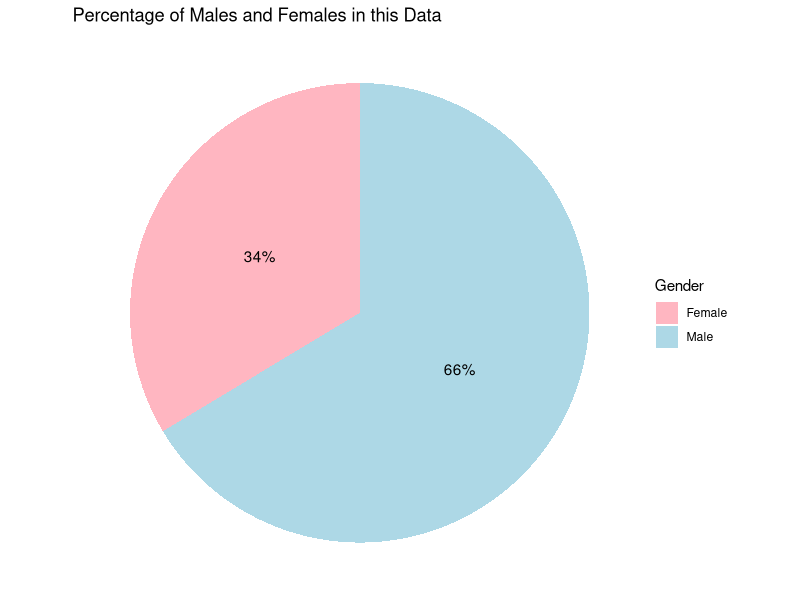
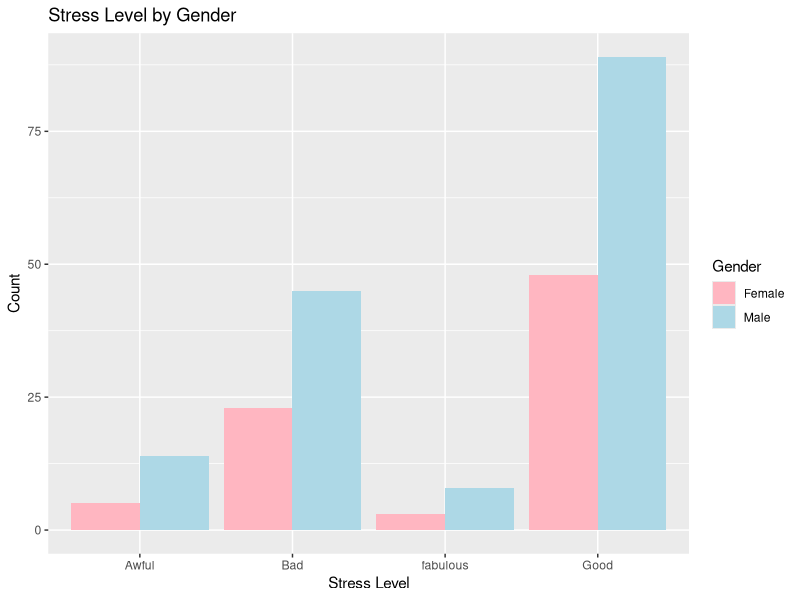
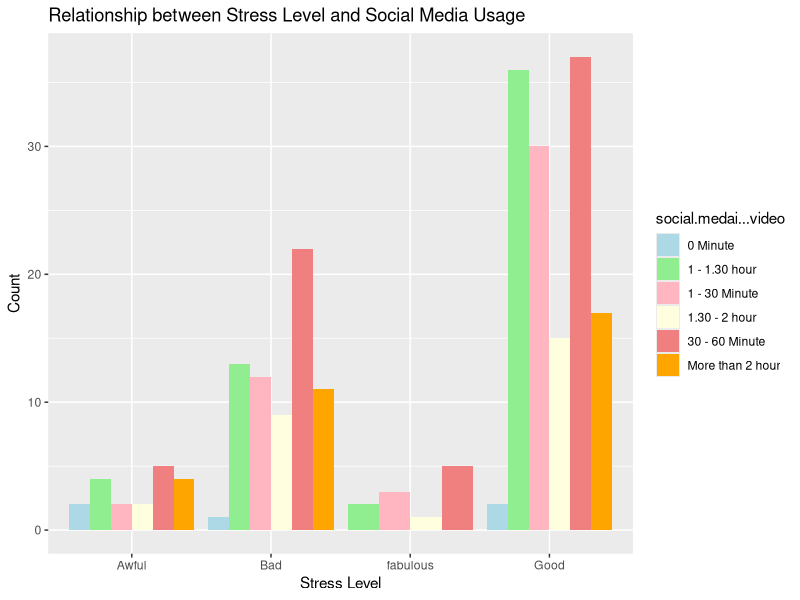
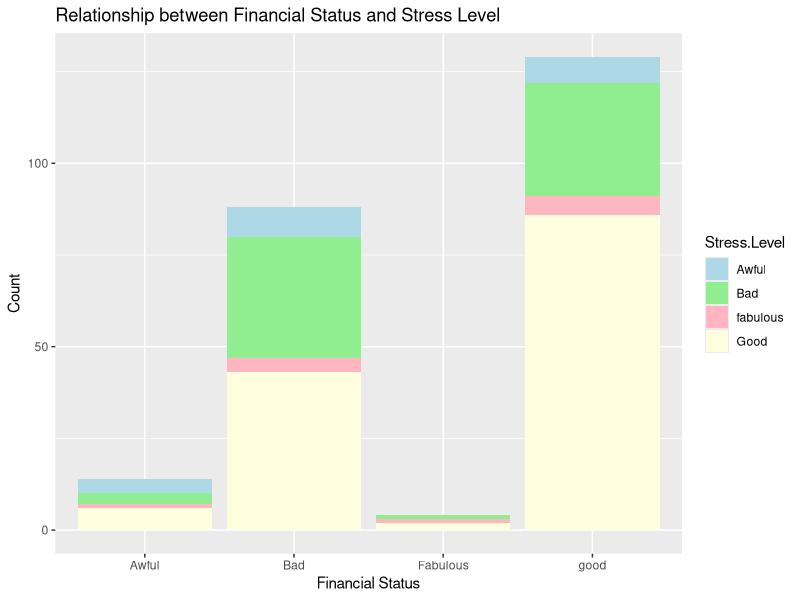
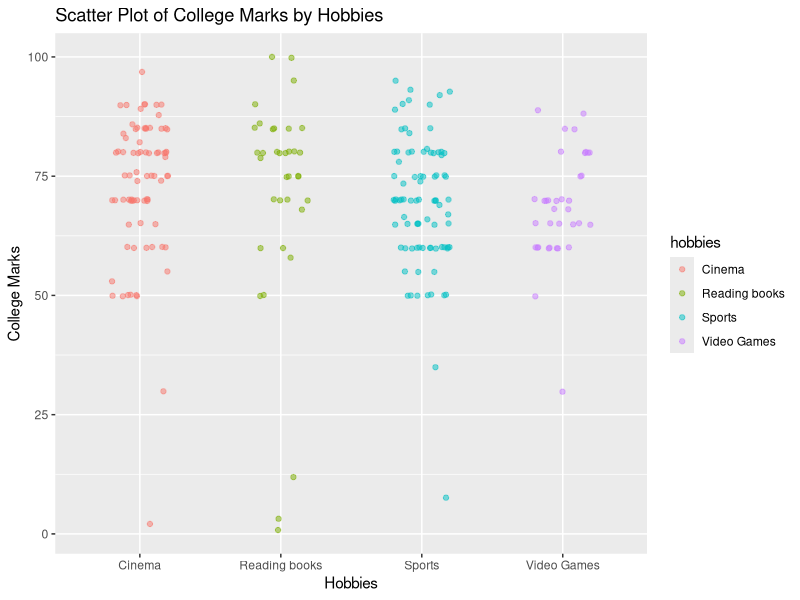
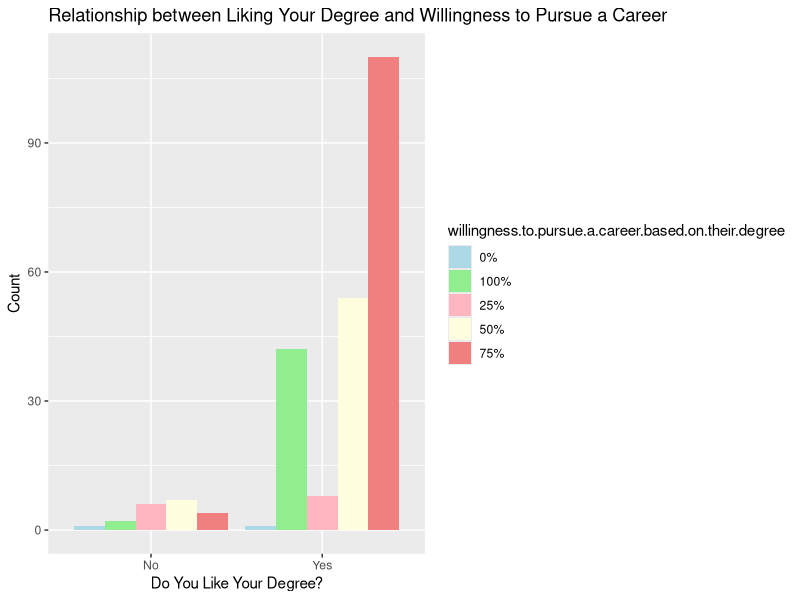
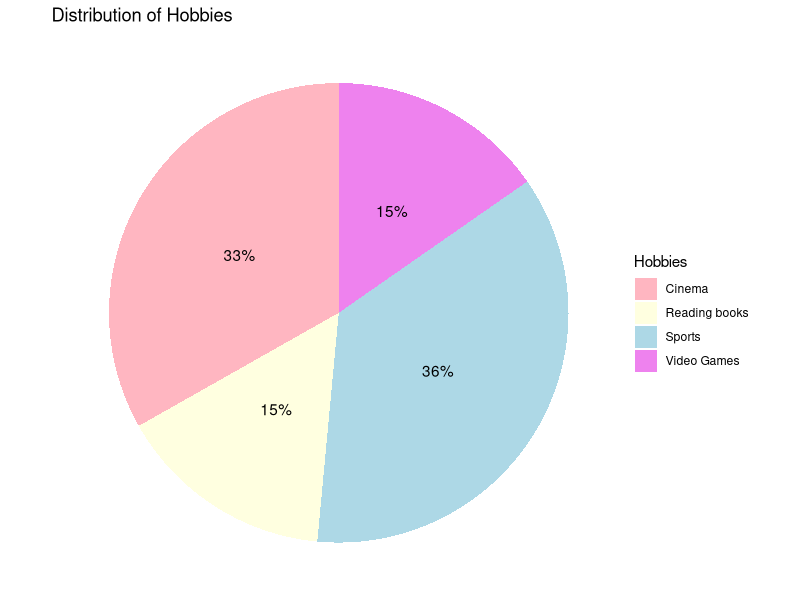
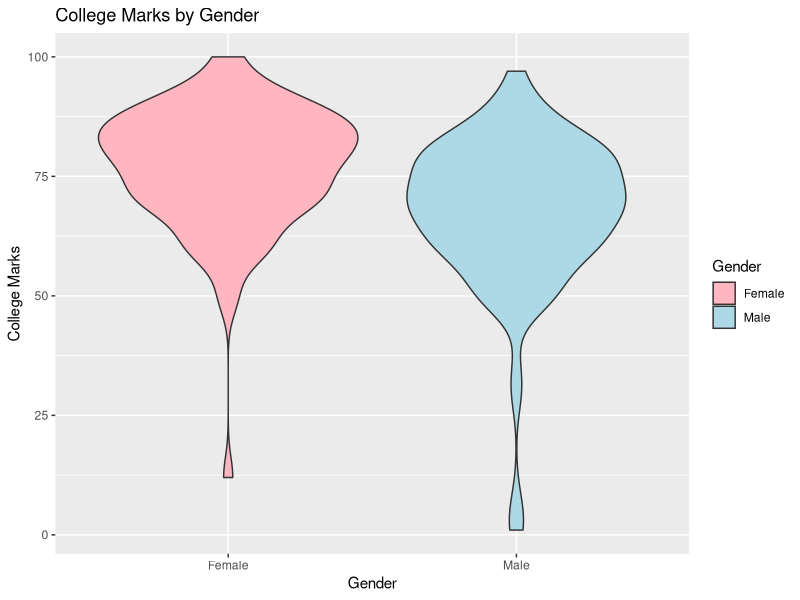

The R script that drew these images, in order:
## ---- chunk 1
knitr::opts_chunk$set(echo = FALSE)

## ---- chunk 2
library(tidyverse) #aids in cleaning and presenting data
library(dplyr) #data manipulation
library(ggplot2) #data visualization

## ---- chunk 3
data <- read.csv("Student_Behaviour.csv")
glimpse(data)
## ---- chunk 4
data %>% count(Gender)

percentage_data <- data %>% count(Gender) %>% mutate(percentage = round(n/sum(n)*100))

ggplot(percentage_data,aes(x= "", y = n, fill= Gender)) + geom_bar(stat="identity", width=1) + geom_text(aes(label = paste0(percentage, "%")), position = position_stack(vjust = 0.5)) + coord_polar("y", start=0)+
  theme_void() + labs(title = "Percentage of Males and Females in this Data",
       fill = "Gender",
       y = "Percentage") + scale_fill_manual(values = c("Male" = "lightblue", "Female" = "lightpink"))

## ---- chunk 5

data %>% mutate(Gender = as.factor(Gender)) %>% ggplot(mapping = aes(x = Stress.Level, fill= Gender))+ geom_bar(position = "dodge") + scale_fill_manual(values = c("Male" = "lightblue", "Female" = "lightpink"))+ labs(title = "Stress Level by Gender",
       x = "Stress Level",
       y = "Count")

## ---- chunk 6

ggplot(data, aes(x = Stress.Level, fill = social.medai...video)) + geom_bar(position = "dodge", stat = "count")+ labs(title ="Relationship between Stress Level and Social Media Usage",
       x = "Stress Level",
       y = "Count") +
  scale_fill_manual(values = c("lightblue", "lightgreen", "lightpink", "lightyellow", "lightcoral", "orange")) 
## ---- chunk 7

ggplot(data,aes(x = Financial.Status, fill = Stress.Level)) + geom_bar(stat = "count") + labs(title = "Relationship between Financial Status and Stress Level",
       x = "Financial Status",
       y = "Count") +
  scale_fill_manual(values = c("lightblue", "lightgreen", "lightpink", "lightyellow"))
## ---- chunk 8

ggplot(data, aes(x = hobbies, y = college.mark, color = hobbies)) + geom_jitter(position = position_jitter(width = 0.2, height = 0.2), alpha = 0.5) + labs(title = "Scatter Plot of College Marks by Hobbies",
       x = "Hobbies",
       y = "College Marks") 
## ---- chunk 9

ggplot(data, aes(x= Do.you.like.your.degree., fill= willingness.to.pursue.a.career.based.on.their.degree)) + geom_bar(position = "dodge", stat = "count") + labs(title = "Relationship between Liking Your Degree and Willingness to Pursue a Career",
       x = "Do You Like Your Degree?",
       y = "Count") +
  scale_fill_manual(values = c("0%" = "lightblue", "100%" = "lightgreen", "25%" = "lightpink", "50%" = "lightyellow", "75%" = "lightcoral"))

## ---- chunk 10
percentage_data <- data %>% count(hobbies) %>% mutate(percentage = round(n/sum(n)*100))

ggplot(percentage_data,aes(x= "", y = n, fill= hobbies)) + geom_bar(stat="identity", width=1) + geom_text(aes(label = paste0(percentage, "%")), position = position_stack(vjust = 0.5)) + coord_polar("y", start=0)+
  theme_void() + labs(title = "Distribution of Hobbies",
       fill = "Hobbies",
       y = "Percentage")+ scale_fill_manual(values = c("lightpink", "lightyellow", "lightblue", "violet"))

## ---- chunk 11
ggplot(data, aes(x = Gender, y = college.mark, fill = Gender)) + geom_violin() + labs(title = "College Marks by Gender",
       x = "Gender",
       y = "College Marks") +
  scale_fill_manual(values = c("Male" = "lightblue", "Female" = "lightpink"))

## ---- chunk 12

ggplot(data, aes(x =  Financial.Status , fill = part.time.job)) + geom_bar(position = "dodge", stat = "count") + labs(title = "Relationship between Financial Status and Part-Time Job",
       x = "Financial Status",
       y = "Count") + scale_fill_manual(values = c("Yes" = "lightblue", "No" = "lightcoral")) +
  coord_flip() 
  
